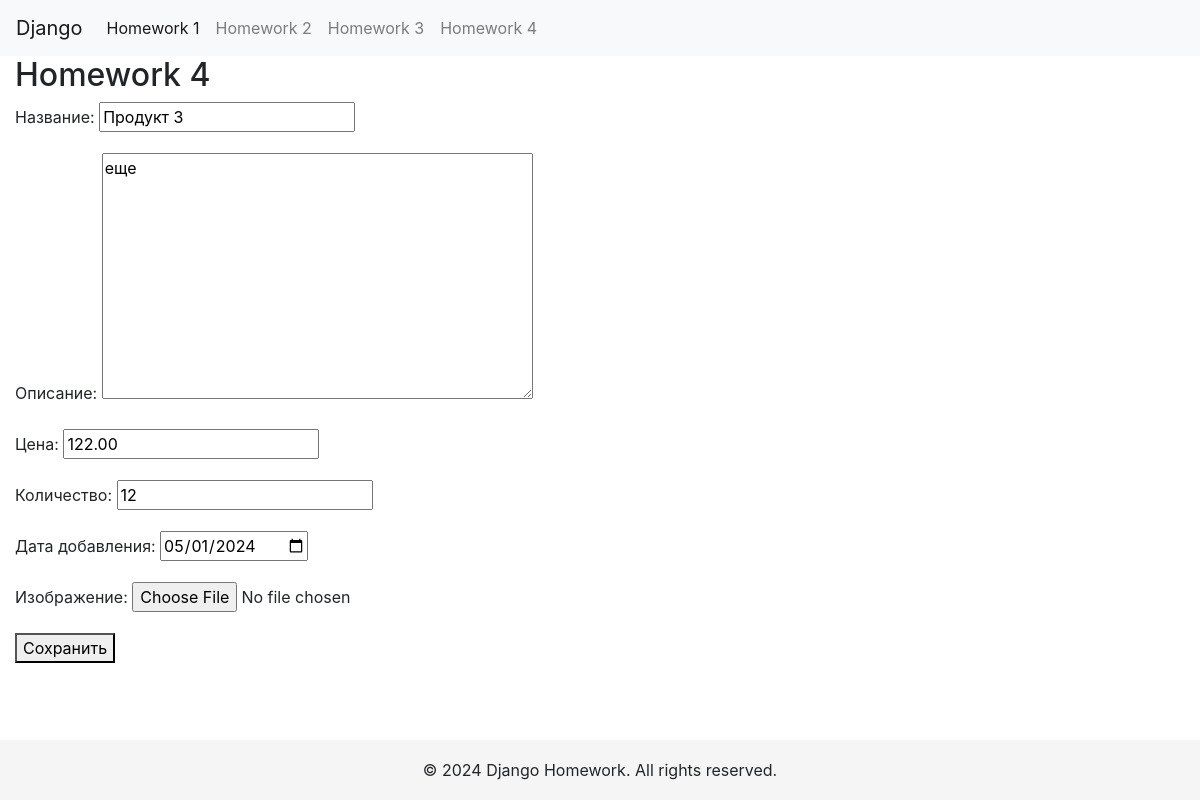
Page /hw4/product/4/edit/ on the committed database.
### hw4_app/models.py (models this page shows, shortened)
class Product(models.Model):
    name = models.CharField(max_length=255, verbose_name="Название")
    description = models.TextField(verbose_name="Описание")
    price = models.DecimalField(max_digits=10, decimal_places=2, verbose_name="Цена")
    quantity = models.IntegerField(verbose_name="Количество")
    date_added = models.DateTimeField(default=timezone.now, verbose_name="Дата добавления")
    image = models.ImageField(upload_to='products/', verbose_name="Изображение", null=True, blank=True)

### hw4_app/views.py (the view)
# urls.py: path('product/<int:product_id>/edit/', edit_product, name='edit_product'),
def edit_product(request, product_id=None):
    product = get_object_or_404(Product, pk=product_id)
    if request.method == 'POST':
        form = ProductForm(request.POST, request.FILES, instance=product)
        if form.is_valid():
            form.save()
            return redirect('product_list')  # Предполагаем, что есть URL с именем 'product_list'
    else:
        form = ProductForm(instance=product)
    return render(request, 'hw4_app/product_form.html', {'form': form})

### hw4_app/forms.py
class ProductForm(forms.ModelForm):
    class Meta:
        model = Product
        fields = ['name', 'description', 'price', 'quantity', 'date_added', 'image']
        widgets = {
            'date_added': forms.DateInput(attrs={'type': 'date'})
        }

### hw4_app/templates/hw4_app/product_form.html (shortened to what this page needs)
{% extends 'base.html' %}
{% block content %}
<h2>Homework 4</h2>
<form method="post" enctype="multipart/form-data">
    {{ form.as_p }}
    <button type="submit">Сохранить</button>
</form>
{% endblock %}

### templates/base.html (style rules this page uses)
body, html { height: 100%; margin: 0; }

### rows in the picture
Product: name "Продукт 3", description "еще", price "122.00", quantity "12", date_added "05/01/2024"
